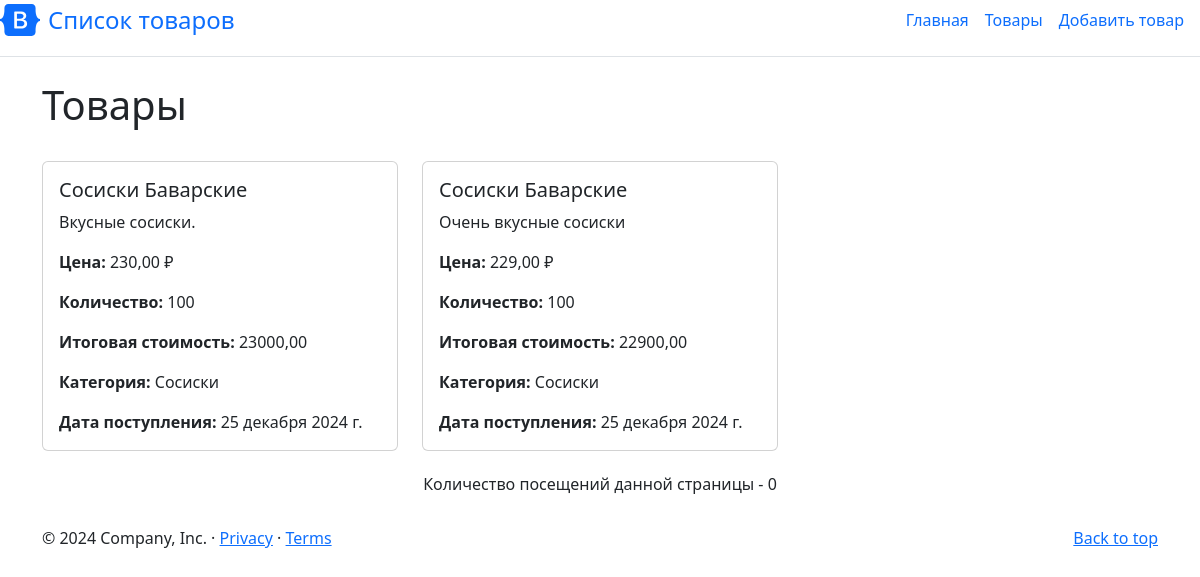
Screenshot of /products/ with the database file from the repository.
### shop_app/models.py (models this page shows, shortened)
class Product(models.Model):
    name = models.CharField(max_length=100, help_text="Введите наименование товара", verbose_name="Товар")
    description = models.CharField(max_length=500, help_text="Введите описание товара", verbose_name="Описание товара")
    price = models.DecimalField(help_text="Введите цену товара", verbose_name="Цена товара",
                                max_digits=10,
                                decimal_places=2)
    quantity = models.IntegerField(verbose_name="Кол-во товара")
    amount = models.DecimalField(help_text="Итоговая стоимость товара", verbose_name="Итоговая стоимость",
                                max_digits=10,
                                decimal_places=2) # считается как произведение price * quantity
    CATEGORY_CHOICES = [
        ('Сосиски', 'Сосиски'),
        ('Колбаса', 'Колбаса'),
        ('Яблоки', 'Яблоки'),
        ('Киви', 'Киви'),
        ('Виноград', 'Виноград'),
    ]
    category = models.CharField(max_length=50, choices=CATEGORY_CHOICES, verbose_name='Категория товара')
    date_of_receipt = models.DateField(help_text='Введите дату добавления',
                                       verbose_name='Дата добавления',
                                       null=True, blank=True)
    class Meta:
        verbose_name = 'Товар'
        verbose_name_plural = 'Товары'

### shop_app/views.py (the view)
# urls.py: path('products/', views.products, name='product_list'),
def products(request):
    products = Product.objects.all()
    num_visits = request.session.get('num_visits', 0)
    request.session['num_visits'] = num_visits + 1
    context = {'title': 'Товары', 'products': products, 'num_visits': num_visits}
    return render(request, 'product_list.html', context)

### shop_app/templates/product_list.html (shortened to what this page needs)
{% extends 'base.html' %}
{% block content %}
    <h1>Товары</h1><br>
    {% if products %}
        <div class="row">
            {% for product in products %}
                <div class="col-md-4 mb-4">
                    <div class="card">
                        <div class="card-body">
                            <h5 class="card-title">{{ product.name }}</h5>
                            <p class="card-text">{{ product.description }}</p>
                            <p class="card-text"><strong>Цена:</strong> {{ product.price }} ₽</p>
                            <p class="card-text"><strong>Количество:</strong> {{ product.quantity }}</p>
                            <p class="card-text"><strong>Итоговая стоимость:</strong> {{ product.amount}}</p>
                            <p class="card-text"><strong>Категория:</strong> {{ product.category }}</p>
                            <p class="card-text"><strong>Дата поступления:</strong> {{ product.date_of_receipt }}</p>
                        </div>
                    </div>
                </div>
            {% endfor %}
        </div>
    {% else %}
        <p>В базе данных нет товаров</p>
    {% endif %}
    <div class="row text-center text-dark lh-2">
        <h6>Количество посещений данной страницы - {{ num_visits }}</h6>
    </div>
{% endblock content %}

### shop_app/templates/base.html (shortened to what this page needs)
<!doctype html>
<html lang="ru">
<head>
    <link rel="stylesheet" href="https://cdn.jsdelivr.net/npm/bootstrap@5.2.3/dist/css/bootstrap.min.css">
</head>
<body>
<div class="d-flex flex-column flex-md-row align-items-center pb-3 mb-4 border-bottom">
      <a href="/" class="d-flex align-items-center link-body-emphasis text-decoration-none">
        <span class="fs-4">Список товаров</span>
      </a>
      <nav class="d-inline-flex mt-2 mt-md-0 ms-md-auto">
        <a class="me-3 py-2 link-body-emphasis text-decoration-none" href="{% url 'index' %} ">Главная</a>
        <a class="me-3 py-2 link-body-emphasis text-decoration-none" href="{% url 'product_list'%} ">Товары</a>
        <a class="me-3 py-2 link-body-emphasis text-decoration-none" href="{% url 'create' %}">Добавить товар</a>
      </nav>
    </div>
    <div class="container">
    {% block content %}{% endblock %}
    </div><br>
<footer class="container">
    <p class="float-end"><a href="#">Back to top</a></p>
    <p>© 2024 Company, Inc. · <a href="#">Privacy</a> · <a href="#">Terms</a></p>
  </footer>
</body>
</html>

### rows the page displays
Product: name "Сосиски Баварские", description "Вкусные сосиски.", price "230,00", quantity "100", amount "23000,00", category "Сосиски", date_of_receipt "25 декабря 2024 г."
Product: name "Сосиски Баварские", description "Очень вкусные сосиски", price "229,00", quantity "100", amount "22900,00", category "Сосиски", date_of_receipt "25 декабря 2024 г."

### other values shown
{{ num_visits }} "0"
